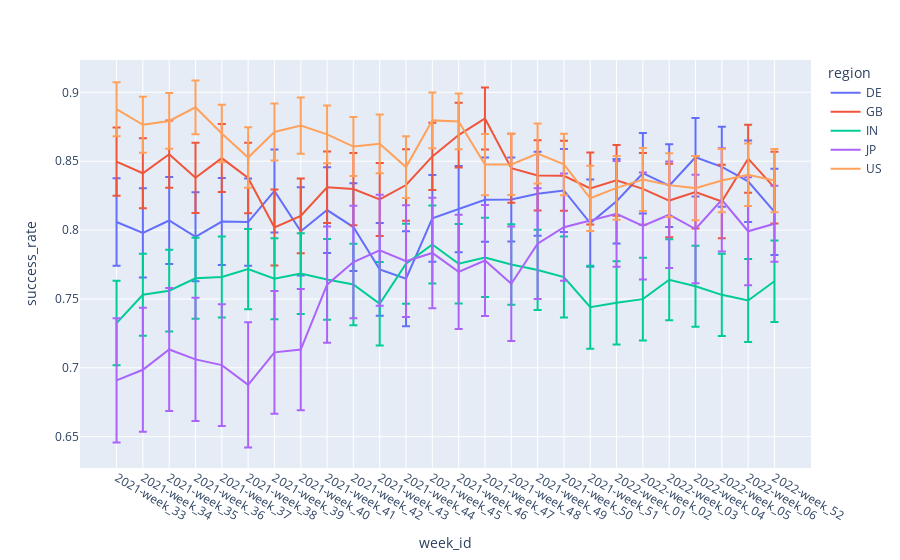

Here is the notebook cell this chart was saved with:
### Code cell
df22 = rate_and_ci_groupby(ad_recs_annotated,'region', 'week_id')

df22['success_CI_rang']  = (df22.success_CI_lower_upper_range.apply(lambda x: x[2]))


fig = px.line(df22, x="week_id", y="success_rate", color="region" ,error_y = "success_CI_rang" )
fig.show()
df22

### Figure 1 — Plotly figure (JSON) as saved in the notebook; plotly's stock layout.template omitted (floating-point values rounded to 4 significant figures)
{"data": [{"error_y": {"array": [0.03168, 0.0324, 0.03163, 0.03229, 0.03161, 0.03165, 0.03012, 0.03207, 0.03111, 0.0319, 0.03361, 0.03445, 0.03147, 0.03136, 0.03057, 0.03048, 0.03044, 0.03011, 0.03163, 0.03066, 0.02928, 0.03004, 0.02856, 0.029, 0.02956, 0.0313]}, "hovertemplate": "region=DE<br>week_id=%{x}<br>success_rate=%{y}<extra></extra>", "legendgroup": "DE", "line": {"color": "#636efa", "dash": "solid"}, "marker": {"symbol": "circle"}, "mode": "lines", "name": "DE", "orientation": "v", "showlegend": true, "type": "scatter", "x": ["2021-week_33", "2021-week_34", "2021-week_35", "2021-week_36", "2021-week_37", "2021-week_38", "2021-week_39", "2021-week_40", "2021-week_41", "2021-week_42", "2021-week_43", "2021-week_44", "2021-week_45", "2021-week_46", "2021-week_47", "2021-week_48", "2021-week_49", "2021-week_50", "2021-week_51", "2022-week_01", "2022-week_02", "2022-week_03", "2022-week_04", "2022-week_05", "2022-week_06", "2022-week_52"], "xaxis": "x", "y": [0.8058, 0.7979, 0.8069, 0.7951, 0.8062, 0.8058, 0.8284, 0.7991, 0.8145, 0.8022, 0.7715, 0.7647, 0.8085, 0.8152, 0.822, 0.8222, 0.8264, 0.8288, 0.8051, 0.821, 0.8413, 0.8322, 0.8528, 0.8459, 0.8354, 0.8132], "yaxis": "y"}, {"error_y": {"array": [0.02484, 0.02538, 0.02436, 0.0255, 0.02466, 0.02559, 0.02759, 0.02712, 0.02596, 0.02618, 0.0265, 0.0259, 0.02445, 0.02345, 0.02246, 0.02501, 0.02545, 0.02544, 0.0261, 0.02569, 0.02606, 0.02664, 0.02632, 0.02669, 0.02467, 0.02604]}, "hovertemplate": "region=GB<br>week_id=%{x}<br>success_rate=%{y}<extra></extra>", "legendgroup": "GB", "line": {"color": "#EF553B", "dash": "solid"}, "marker": {"symbol": "circle"}, "mode": "lines", "name": "GB", "orientation": "v", "showlegend": true, "type": "scatter", "x": ["2021-week_33", "2021-week_34", "2021-week_35", "2021-week_36", "2021-week_37", "2021-week_38", "2021-week_39", "2021-week_40", "2021-week_41", "2021-week_42", "2021-week_43", "2021-week_44", "2021-week_45", "2021-week_46", "2021-week_47", "2021-week_48", "2021-week_49", "2021-week_50", "2021-week_51", "2022-week_01", "2022-week_02", "2022-week_03", "2022-week_04", "2022-week_05", "2022-week_06", "2022-week_52"], "xaxis": "x", "y": [0.8497, 0.8412, 0.8551, 0.838, 0.8522, 0.8378, 0.8019, 0.8103, 0.831, 0.8297, 0.8222, 0.8327, 0.8535, 0.869, 0.881, 0.8449, 0.8397, 0.8394, 0.8302, 0.8361, 0.8299, 0.8214, 0.8275, 0.8207, 0.8518, 0.8308], "yaxis": "y"}, {"error_y": {"array": [0.03069, 0.0298, 0.02972, 0.02932, 0.02942, 0.0292, 0.02934, 0.02927, 0.02935, 0.02952, 0.03026, 0.02904, 0.02824, 0.02878, 0.0288, 0.0292, 0.02915, 0.02937, 0.03016, 0.03019, 0.02998, 0.0294, 0.0294, 0.02988, 0.0301, 0.02956]}, "hovertemplate": "region=IN<br>week_id=%{x}<br>success_rate=%{y}<extra></extra>", "legendgroup": "IN", "line": {"color": "#00cc96", "dash": "solid"}, "marker": {"symbol": "circle"}, "mode": "lines", "name": "IN", "orientation": "v", "showlegend": true, "type": "scatter", "x": ["2021-week_33", "2021-week_34", "2021-week_35", "2021-week_36", "2021-week_37", "2021-week_38", "2021-week_39", "2021-week_40", "2021-week_41", "2021-week_42", "2021-week_43", "2021-week_44", "2021-week_45", "2021-week_46", "2021-week_47", "2021-week_48", "2021-week_49", "2021-week_50", "2021-week_51", "2022-week_01", "2022-week_02", "2022-week_03", "2022-week_04", "2022-week_05", "2022-week_06", "2022-week_52"], "xaxis": "x", "y": [0.7325, 0.753, 0.756, 0.765, 0.7659, 0.7716, 0.7646, 0.7684, 0.7642, 0.7605, 0.7465, 0.7755, 0.7895, 0.7755, 0.7801, 0.7751, 0.7711, 0.7659, 0.7439, 0.7472, 0.7498, 0.764, 0.7591, 0.753, 0.7489, 0.7628], "yaxis": "y"}, {"error_y": {"array": [0.04513, 0.04498, 0.0446, 0.0448, 0.04422, 0.04551, 0.04451, 0.04407, 0.04219, 0.04082, 0.04026, 0.0406, 0.04006, 0.0414, 0.04036, 0.0416, 0.0402, 0.0389, 0.03832, 0.03881, 0.03862, 0.03932, 0.03742, 0.03923, 0.02756]}, "hovertemplate": "region=JP<br>week_id=%{x}<br>success_rate=%{y}<extra></extra>", "legendgroup": "JP", "line": {"color": "#ab63fa", "dash": "solid"}, "marker": {"symbol": "circle"}, "mode": "lines", "name": "JP", "orientation": "v", "showlegend": true, "type": "scatter", "x": ["2021-week_33", "2021-week_34", "2021-week_35", "2021-week_36", "2021-week_37", "2021-week_38", "2021-week_39", "2021-week_40", "2021-week_41", "2021-week_42", "2021-week_43", "2021-week_44", "2021-week_45", "2021-week_46", "2021-week_47", "2021-week_48", "2021-week_49", "2021-week_50", "2022-week_01", "2022-week_02", "2022-week_03", "2022-week_04", "2022-week_05", "2022-week_06", "2022-week_52"], "xaxis": "x", "y": [0.6909, 0.6986, 0.7133, 0.7061, 0.7019, 0.6876, 0.7112, 0.7132, 0.7603, 0.7767, 0.7854, 0.7774, 0.7834, 0.7697, 0.7779, 0.761, 0.7901, 0.8021, 0.8118, 0.803, 0.8112, 0.8008, 0.8219, 0.7991, 0.8045], "yaxis": "y"}, {"error_y": {"array": [0.01963, 0.02038, 0.02024, 0.01951, 0.02089, 0.022, 0.02077, 0.02047, 0.0209, 0.02145, 0.02135, 0.02241, 0.02018, 0.02024, 0.0223, 0.02225, 0.02181, 0.0223, 0.02366, 0.02322, 0.02287, 0.0232, 0.02326, 0.02296, 0.02273, 0.02296]}, "hovertemplate": "region=US<br>week_id=%{x}<br>success_rate=%{y}<extra></extra>", "legendgroup": "US", "line": {"color": "#FFA15A", "dash": "solid"}, "marker": {"symbol": "circle"}, "mode": "lines", "name": "US", "orientation": "v", "showlegend": true, "type": "scatter", "x": ["2021-week_33", "2021-week_34", "2021-week_35", "2021-week_36", "2021-week_37", "2021-week_38", "2021-week_39", "2021-week_40", "2021-week_41", "2021-week_42", "2021-week_43", "2021-week_44", "2021-week_45", "2021-week_46", "2021-week_47", "2021-week_48", "2021-week_49", "2021-week_50", "2021-week_51", "2022-week_01", "2022-week_02", "2022-week_03", "2022-week_04", "2022-week_05", "2022-week_06", "2022-week_52"], "xaxis": "x", "y": [0.8878, 0.8764, 0.8792, 0.8891, 0.8701, 0.8526, 0.8712, 0.8759, 0.8695, 0.8606, 0.8626, 0.8457, 0.8796, 0.8789, 0.8475, 0.8476, 0.8555, 0.8477, 0.8231, 0.8306, 0.8367, 0.8326, 0.8305, 0.8359, 0.8402, 0.8359], "yaxis": "y"}], "layout": {"autosize": true, "legend": {"title": {"text": "region"}, "tracegroupgap": 0}, "margin": {"t": 60}, "xaxis": {"anchor": "y", "autorange": true, "domain": [0, 1], "range": [-1.389, 26.39], "title": {"text": "week_id"}, "type": "category"}, "yaxis": {"anchor": "x", "autorange": true, "domain": [0, 1], "range": [0.6273, 0.9235], "title": {"text": "success_rate"}, "type": "linear"}}}
